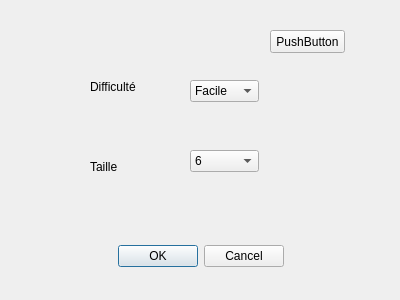
<?xml version="1.0" encoding="UTF-8"?>
<ui version="4.0">
 <class>NewGame</class>
 <widget class="QDialog" name="NewGame">
  <property name="geometry">
   <rect>
    <x>0</x>
    <y>0</y>
    <width>400</width>
    <height>300</height>
   </rect>
  </property>
  <property name="windowTitle">
   <string>Dialog</string>
  </property>
  <widget class="QDialogButtonBox" name="validationButton">
   <property name="geometry">
    <rect>
     <x>30</x>
     <y>240</y>
     <width>341</width>
     <height>32</height>
    </rect>
   </property>
   <property name="orientation">
    <enum>Qt::Horizontal</enum>
   </property>
   <property name="standardButtons">
    <set>QDialogButtonBox::Cancel|QDialogButtonBox::Ok</set>
   </property>
   <property name="centerButtons">
    <bool>true</bool>
   </property>
  </widget>
  <widget class="QComboBox" name="difficultBox">
   <property name="geometry">
    <rect>
     <x>190</x>
     <y>80</y>
     <width>69</width>
     <height>22</height>
    </rect>
   </property>
   <item>
    <property name="text">
     <string>Facile</string>
    </property>
   </item>
   <item>
    <property name="text">
     <string>Difficile</string>
    </property>
   </item>
  </widget>
  <widget class="QComboBox" name="sizeBox">
   <property name="geometry">
    <rect>
     <x>190</x>
     <y>150</y>
     <width>69</width>
     <height>22</height>
    </rect>
   </property>
   <item>
    <property name="text">
     <string>6</string>
    </property>
   </item>
   <item>
    <property name="text">
     <string>8</string>
    </property>
   </item>
   <item>
    <property name="text">
     <string>10</string>
    </property>
   </item>
  </widget>
  <widget class="QLabel" name="label">
   <property name="geometry">
    <rect>
     <x>90</x>
     <y>80</y>
     <width>47</width>
     <height>13</height>
    </rect>
   </property>
   <property name="text">
    <string>Difficulté</string>
   </property>
  </widget>
  <widget class="QLabel" name="label_2">
   <property name="geometry">
    <rect>
     <x>90</x>
     <y>160</y>
     <width>47</width>
     <height>13</height>
    </rect>
   </property>
   <property name="text">
    <string>Taille</string>
   </property>
  </widget>
  <widget class="QPushButton" name="pushButton">
   <property name="geometry">
    <rect>
     <x>270</x>
     <y>30</y>
     <width>75</width>
     <height>23</height>
    </rect>
   </property>
   <property name="text">
    <string>PushButton</string>
   </property>
  </widget>
 </widget>
 <resources/>
 <connections>
  <connection>
   <sender>validationButton</sender>
   <signal>accepted()</signal>
   <receiver>NewGame</receiver>
   <slot>accept()</slot>
   <hints>
    <hint type="sourcelabel">
     <x>248</x>
     <y>254</y>
    </hint>
    <hint type="destinationlabel">
     <x>157</x>
     <y>274</y>
    </hint>
   </hints>
  </connection>
  <connection>
   <sender>validationButton</sender>
   <signal>rejected()</signal>
   <receiver>NewGame</receiver>
   <slot>reject()</slot>
   <hints>
    <hint type="sourcelabel">
     <x>316</x>
     <y>260</y>
    </hint>
    <hint type="destinationlabel">
     <x>286</x>
     <y>274</y>
    </hint>
   </hints>
  </connection>
 </connections>
</ui>
